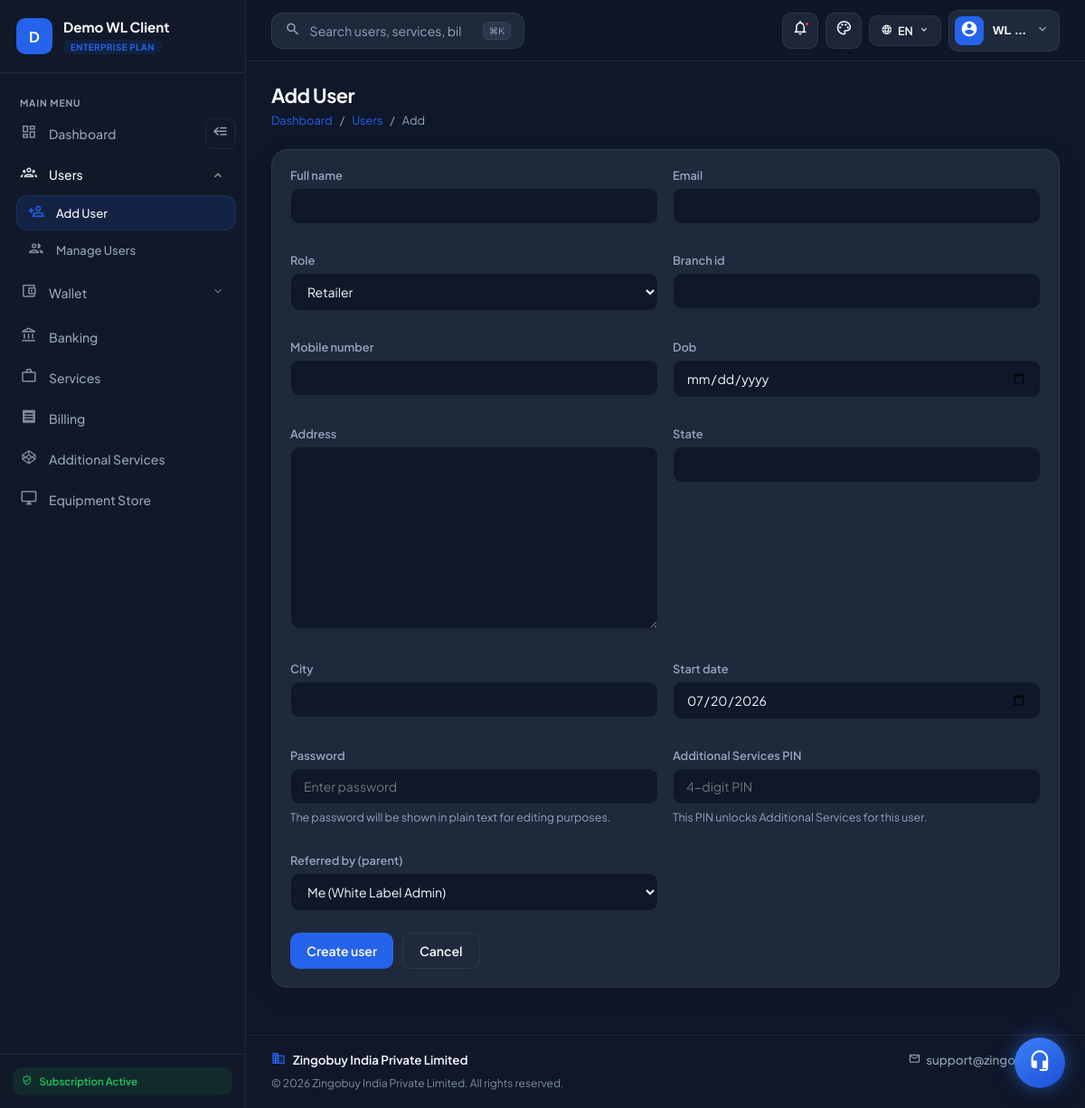
/wl/users/add/ (signed in), run on the app's committed database.
### dashboard/models.py (models this page shows, shortened)
class WhiteLabelTenant(models.Model):
    name = models.CharField(max_length=255)
    slug = models.SlugField(max_length=100, unique=True)
    domain = models.CharField(
        max_length=255,
        unique=True,
        help_text="Host only, e.g. portal.client.com (no https://)",
    )
    logo = models.ImageField(upload_to="white_label/logos/", null=True, blank=True)
    favicon = models.ImageField(upload_to="white_label/favicons/", null=True, blank=True)
    primary_color = models.CharField(max_length=20, default="#0d9488")
    secondary_color = models.CharField(max_length=20, default="#0ea5e9")
    wallet_upi_id = models.CharField(
        max_length=100,
        blank=True,
        default="",
        help_text="UPI ID for wallet recharge of this white-label network",
    )
    wallet_qr_code = models.ImageField(
        upload_to="white_label/wallet_qr/",
        null=True,
        blank=True,
        help_text="QR code image for wallet recharge of this white-label network",
    )
    is_active = models.BooleanField(default=True)
    created_at = models.DateTimeField(auto_now_add=True)
    class Meta:
        ordering = ["name"]

class CustomUser(AbstractUser):
    email = models.EmailField(unique=True, null=False, blank=False)
    is_retailer = models.BooleanField(default=False)
    is_distributor = models.BooleanField(default=False)  # New field for distributor role
    username = models.CharField(
        max_length=150, unique=True, null=True, blank=True, editable=False
    )  # Automatically generated
    branch_id = models.CharField(max_length=50, unique=True, null=True, blank=False)
    plain_text_password = models.CharField(max_length=128, null=True, blank=True)  # For storing plain text password
    profile_photo = models.ImageField(upload_to='profile_photos/', null=True, blank=True)
    mobile_number = models.CharField(max_length=15, null=True, blank=True)
    pin = models.CharField(max_length=4, blank=True, null=True, verbose_name="Security PIN")
    full_name = models.CharField(max_length=255, blank=False, null=False)
    address = models.TextField(null=True, blank=True)
    state = models.CharField(max_length=100, null=True, blank=True)
    city = models.CharField(max_length=100, null=True, blank=True)
    postcode = models.CharField(max_length=20, null=True, blank=True)
    dob = models.DateField(null=True, blank=True)
    start_date = models.DateField(null=True, blank=True)
    created_at = models.DateTimeField(auto_now_add=True)  # Automatically set at creation time
    plain_password = models.CharField(max_length=128, null=True, blank=True)  # Add this field
    current_gsk_count = models.IntegerField(default=0)
    gender = models.CharField(
        max_length=10, choices=[("Male", "Male"), ("Female", "Female")], null=True, blank=True
    )
    role = models.CharField(
        max_length=50,
        choices=[
            ("admin", "Admin"),
            ("white_label_admin", "White Label Admin"),
            ("retailer", "Retailer"),
            ("distributor", "Distributor"),
            ("master_distributor", "Master Distributor"),
            ("retailer_2", "Retailer 2.0"),
            ("distributor_2", "Distributor 2.0"),
        ],
        null=True,
        blank=False,
        default='retailer'  # Default role
    )
    referred_by = models.ForeignKey(
        "self", on_delete=models.SET_NULL, null=True, blank=True, related_name="referrals"
    )
    tenant = models.ForeignKey(
        WhiteLabelTenant,
        on_delete=models.PROTECT,
        null=True,
        blank=True,
        related_name="users",
        help_text="NULL = platform (existing GSK). Set for white-label subtree users.",
    )
    wallet_balance = models.DecimalField(max_digits=10, decimal_places=2, default=0.00)
    first_login_at = models.DateTimeField(null=True, blank=True, help_text="Set on first portal login")
    wallet_disclaimer_dismissed_at = models.DateTimeField(null=True, blank=True, help_text="When user closed the wallet recharge disclaimer")
    USERNAME_FIELD = "email"
    REQUIRED_FIELDS = ['username']

### dashboard/views/white_label_views.py (the view)
# urls.py: path("wl/users/add/", white_label_views.white_label_add_user, name="white_label_add_user"),
@login_required
@role_required(["white_label_admin"])
def white_label_add_user(request):
    if not _require_tenant(request.user):
        return redirect("logout")
    allowed = list(WL_CHILD_ROLES)
    parents = CustomUser.objects.filter(
        tenant_id=request.user.tenant_id,
        role__in=["white_label_admin", "master_distributor", "distributor"],
        is_active=True,
    ).order_by("full_name")
    if request.method == "POST":
        form = WhiteLabelUserForm(request.POST, allowed_roles=allowed)
        if form.is_valid():
            try:
                user = form.save(commit=False)
                user.tenant = request.user.tenant
                referred_by_id = request.POST.get("referred_by")
                if referred_by_id:
                    parent = get_object_or_404(
                        CustomUser,
                        id=referred_by_id,
                        tenant_id=request.user.tenant_id,
                    )
                    user.referred_by = parent
                else:
                    user.referred_by = request.user
                user.save()
                messages.success(request, f"User {user.full_name} created.")
                return redirect("white_label_view_users")
            except IntegrityError:
                messages.error(
                    request,
                    "Could not create user. Email or Branch ID already exists.",
                )
            except Exception as exc:
                messages.error(request, f"An error occurred: {exc}")
        else:
            messages.error(request, "Please fix the errors highlighted below.")
    else:
        form = WhiteLabelUserForm(
            allowed_roles=allowed,
            initial={"start_date": timezone.now().date()},
        )
    return render(
        request,
        "white_label_dashboard/add_user.html",
        _wl_context(request, form=form, parents=parents),
    )

### dashboard/templates/white_label_dashboard/add_user.html (shortened to what this page needs)
{% extends 'white_label_dashboard/wl_layout.html' %}
{% block content %}
<div class="wl-saas-page-header">
    <div>
        <h1>Add User</h1>
        <div class="wl-saas-breadcrumb">
            <a href="{% url 'white_label_dashboard' %}">Dashboard</a><span>/</span>
            <a href="{% url 'white_label_view_users' %}">Users</a><span>/</span><span>Add</span>
        </div>
    </div>
</div>
<div class="wl-saas-card" style="max-width:900px;">
    <form method="post">
        <div class="wl-saas-form-row" style="display:grid;grid-template-columns:1fr 1fr;gap:16px;">
            {% for field in form %}
            <div class="wl-saas-form-group">
                <label class="wl-saas-label">{{ field.label }}</label>
                {{ field }}
                {% if field.help_text %}<small style="display:block;margin-top:6px;color:var(--wl-text-muted);font-size:.78rem;">{{ field.help_text }}</small>{% endif %}
            </div>
            {% endfor %}
            <div class="wl-saas-form-group">
                <label class="wl-saas-label">Referred by (parent)</label>
                <select name="referred_by" class="wl-saas-select">
                    <option value="{{ request.user.id }}">Me (White Label Admin)</option>
                </select>
            </div>
        </div>
        <div style="display:flex;gap:10px;margin-top:8px;">
            <button type="submit" class="wl-saas-btn wl-saas-btn-primary">Create user</button>
            <a href="{% url 'white_label_view_users' %}" class="wl-saas-btn wl-saas-btn-secondary">Cancel</a>
        </div>
    </form>
</div>
{% endblock %}

### dashboard/templates/white_label_dashboard/_wl_sidebar.html (shortened to what this page needs)
<aside class="wl-saas-sidebar" id="wlSaasSidebar">
    <div class="wl-saas-brand">
        <div class="wl-saas-brand-logo">
            {% if tenant and tenant.logo %}
            <img src="{{ tenant.logo.url }}" alt="{{ tenant.name }}">
            {% else %}
            <div class="wl-saas-brand-mark">{{ tenant.name|default:"P"|slice:":1"|upper }}</div>
            {% endif %}
        </div>
        <div class="wl-saas-brand-text">
            <strong>{{ tenant.name|default:"Partner Portal" }}</strong>
            <span class="wl-saas-brand-plan">Enterprise Plan</span>
        </div>
    </div>
    <nav class="wl-saas-nav">
        <div class="wl-saas-nav-label">Main Menu</div>
        {% with url_name=request.resolver_match.url_name %}
        {% if user.role == 'white_label_admin' %}
        <div class="wl-saas-nav-item-row">
            <a href="{% url 'white_label_dashboard' %}" class="wl-saas-nav-link {% if url_name == 'white_label_dashboard' %}active{% endif %}">
                <i class="mdi mdi-view-dashboard-outline"></i><span>Dashboard</span>
            </a>
            <button type="button" class="wl-saas-collapse-btn" id="wlSidebarCollapse" aria-label="Collapse sidebar" title="Collapse sidebar">
                <i class="mdi mdi-backburger"></i>
            </button>
        </div>
        <div class="wl-saas-nav-dropdown {% if url_name == 'white_label_view_users' or url_name == 'white_label_add_user' or url_name == 'white_label_edit_user' or url_name == 'white_label_delete_user' %}open has-active{% endif %}" data-nav-dropdown>
            <button type="button" class="wl-saas-nav-toggle" aria-expanded="{% if url_name == 'white_label_view_users' or url_name == 'white_label_add_user' or url_name == 'white_label_edit_user' or url_name == 'white_label_delete_user' %}true{% else %}false{% endif %}">
                <i class="mdi mdi-account-group-outline"></i>
                <span>Users</span>
                <i class="mdi mdi-chevron-down wl-saas-nav-chevron"></i>
            </button>
            <div class="wl-saas-nav-submenu">
                <a href="{% url 'white_label_add_user' %}" class="wl-saas-nav-link {% if url_name == 'white_label_add_user' %}active{% endif %}">
                    <i class="mdi mdi-account-plus-outline"></i><span>Add User</span>
                </a>
                <a href="{% url 'white_label_view_users' %}" class="wl-saas-nav-link {% if url_name == 'white_label_view_users' or url_name == 'white_label_edit_user' or url_name == 'white_label_delete_user' %}active{% endif %}">
                    <i class="mdi mdi-account-multiple-outline"></i><span>Manage Users</span>
                </a>
            </div>
        </div>
        <div class="wl-saas-nav-dropdown " data-nav-dropdown>
            <button type="button" class="wl-saas-nav-toggle" aria-expanded="{% if url_name == 'white_label_add_wallet' or url_name == 'white_label_transfer_money' or url_name == 'white_label_view_transactions' or url_name == 'recharge_plans' or url_name == 'initiate_upi_payment' %}true{% else %}false{% endif %}">
                <i class="mdi mdi-wallet-outline"></i>
                <span>Wallet</span>
                <i class="mdi mdi-chevron-down wl-saas-nav-chevron"></i>
            </button>
        </div>
        <a href="{% url 'white_label_banking' %}" class="wl-saas-nav-link {% if url_name == 'white_label_banking' %}active{% endif %}">
            <i class="mdi mdi-bank-outline"></i><span>Banking</span>
        </a>
        <a href="{% url 'white_label_view_services' %}" class="wl-saas-nav-link {% if url_name == 'white_label_view_services' or url_name == 'white_label_service_documents' %}active{% endif %}">
            <i class="mdi mdi-briefcase-outline"></i><span>Services</span>
        </a>
        <a href="{% url 'white_label_view_billing' %}" class="wl-saas-nav-link {% if url_name == 'white_label_view_billing' %}active{% endif %}">
            <i class="mdi mdi-receipt"></i><span>Billing</span>
        </a>
        <a href="{% url 'pin_entry' %}" class="wl-saas-nav-link {% if url_name == 'pin_entry' or url_name == 'additional_services' %}active{% endif %}">
            <i class="mdi mdi-codepen"></i><span>Additional Services</span>
        </a>
        <a href="{% url 'equipment_store' %}" class="wl-saas-nav-link {% if url_name == 'equipment_store' or url_name == 'equipment_billing' or url_name == 'equipment_payment' or url_name == 'payment_success' %}active{% endif %}">
            <i class="mdi mdi-monitor"></i><span>Equipment Store</span>
        </a>
        {% endif %}
        {% endwith %}
    </nav>
    <div class="wl-saas-sidebar-foot">
        <span class="wl-saas-sidebar-badge"><i class="mdi mdi-shield-check-outline"></i> Subscription Active</span>
    </div>
</aside>

### dashboard/templates/white_label_dashboard/_wl_topbar.html (shortened to what this page needs)
<header class="wl-saas-topbar">
    <div class="wl-saas-topbar-left">
        <form class="wl-saas-search" method="get" action="{% if user.role == 'white_label_admin' %}{% url 'white_label_view_users' %}{% else %}{{ tenant_dashboard_url }}{% endif %}" role="search">
            <i class="mdi mdi-magnify"></i>
            <input type="search" name="search" placeholder="Search users, services, billing…" aria-label="Search">
            <kbd class="wl-saas-search-kbd">⌘K</kbd>
        </form>
    </div>
    <div class="wl-saas-topbar-right">
        <div class="wl-saas-dropdown" data-wl-dropdown>
            <button type="button" class="wl-saas-icon-btn wl-saas-dropdown-trigger" aria-label="Notifications" title="Notifications">
                <i class="mdi mdi-bell-outline"></i>
                <span class="wl-dot"></span>
            </button>
        </div>
        <div class="wl-saas-dropdown" data-wl-dropdown>
            <button type="button" class="wl-saas-icon-btn wl-saas-dropdown-trigger" id="wlThemeToggle" aria-label="Theme" title="Theme">
                <i class="mdi mdi-palette-outline"></i>
            </button>
        </div>
        <div class="wl-saas-dropdown wl-saas-topbar-pill--hide-sm" data-wl-dropdown>
            <button type="button" class="wl-saas-topbar-text-btn wl-saas-dropdown-trigger" aria-expanded="false">
                <i class="mdi mdi-web"></i><span id="wlLangLabel">EN</span><i class="mdi mdi-chevron-down"></i>
            </button>
        </div>
        <div class="wl-saas-dropdown" data-wl-dropdown>
            <button type="button" class="wl-saas-profile wl-saas-dropdown-trigger" id="wlProfileToggle" aria-expanded="false">
                <div class="wl-saas-avatar"><i class="mdi mdi-account-circle"></i></div>
                <span class="wl-saas-profile-name">{{ request.user.full_name|truncatewords:1 }}</span>
                <i class="mdi mdi-chevron-down"></i>
            </button>
        </div>
    </div>
</header>

### data on the page
WhiteLabelTenant: name "D", name "Demo WL Client"
CustomUser: user.full_name "WL …"

### other printed values
{{ field.label }} "Full name" "Email" "Role" "Branch id" "Mobile number" "Dob" "Address" "State" "City" "Start date" "Password" "Additional Services PIN"
{{ field.help_text }} "The password will be shown in plain text for editing purposes." "This PIN unlocks Additional Services for this user."
